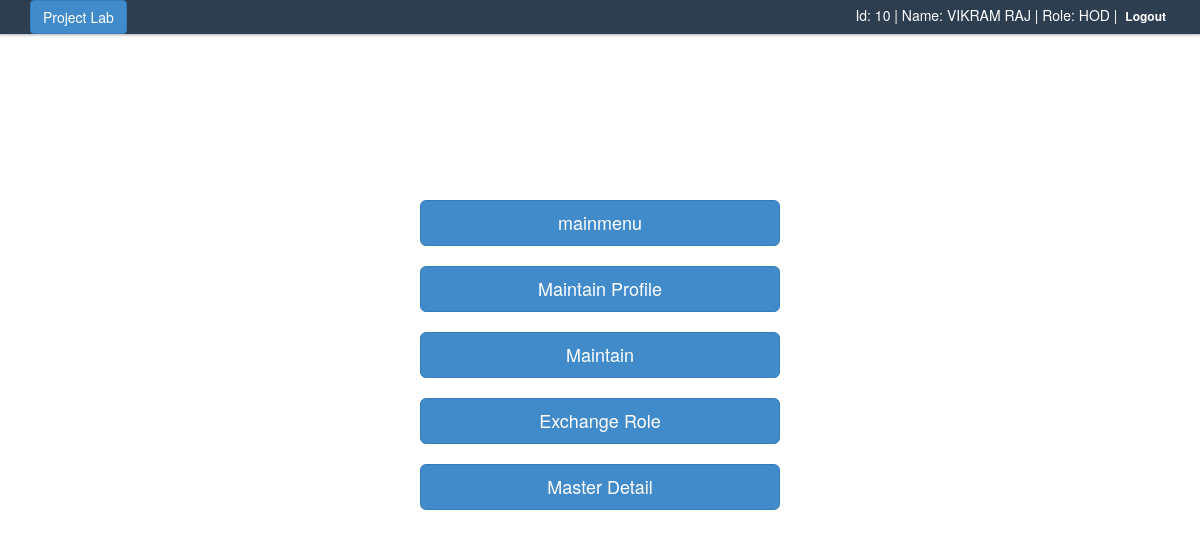
The app's page /project/mainmenu.php (signed in) with its own data.
### tables this page shows
CREATE TABLE IF NOT EXISTS `user` (
  `user_id` int(10) NOT NULL AUTO_INCREMENT,
  `name` varchar(20) NOT NULL,
  `email` varchar(30) NOT NULL,
  `pass1` varchar(255) NOT NULL,
  `batch` varchar(10) NOT NULL,
  `regitration_date` date NOT NULL,
  `role` varchar(255) NOT NULL,
  PRIMARY KEY (`user_id`)
);

### project/mainmenu.php (the view, shortened to what this page needs)
<?php
	$user_id=$_SESSION['User_id'];
	$sql="SELECT * FROM user WHERE user_id='$user_id'";
	$rws = mysql_fetch_array(mysql_query($sql));
?>
<!DOCTYPE html>
<html lang="en">
<head>
	<link href="css/bootstrap.min.css" rel="stylesheet">
    <link href="css/style.css" rel="stylesheet">
</head>
<body>
	<div class="navbar navbar-fixed-top">
		<div class="topNav">
			<div class="container">
				<div class="alignR">
					<div class="pull-left socialNw">
						<button class="btn btn-primary" class="active">Project Lab</button>
					</div>
 					Id: <?php echo $rws['user_id'];?> |
					Name: <?php echo $rws['name']; ?> |
					Role: <?php echo $rws['role']; ?> |
					<a href="logout.php" >Logout</a>
				</div>
			</div>
		</div>
	</div>
	<div class="container" style="margin-top:200px;">
		<div class="row clearfix">
			<div class="col-md-4 column">
			</div>
			<div class="col-md-4 column">
				<a href="mainmenu.php"><button type="button" class="btn btn-lg btn-primary btn-block">mainmenu</button></a><br>
			  	<a href="maintainprofile.php"><button type="button" class="btn btn-lg btn-primary btn-block">Maintain Profile</button></a><br>
			  	<a href="maintain.php"><button type="button" class="btn btn-lg btn-primary btn-block">Maintain</button></a><br>
			  	<a href="exchangerole.php"><button type="button" class="btn btn-lg btn-primary btn-block">Exchange Role</button></a><br>
			  	<a href="masterdetail.php"><button type="button" class="btn btn-lg btn-primary btn-block">Master Detail</button></a>
			</div>
			<div class="col-md-4 column">
			</div>
		</div>
	</div>
</body>
</html>

### project/css/style.css (style rules this page uses)
body { background:url(img/bg.png) repeat 0 0; }
.topNav { padding: 0;border-bottom: 1px solid #CCC;background: #2c3e50;color:#fff;box-shadow: 0 0 3px #B1AFAF; }
.topNav a { color:#fff; font-size:12px; font-weight:bold; display:inline-block; padding:8px 4px; }
.alignR { text-align:right; }

### records on screen
user: user_id "10", name "VIKRAM RAJ", role "HOD"
